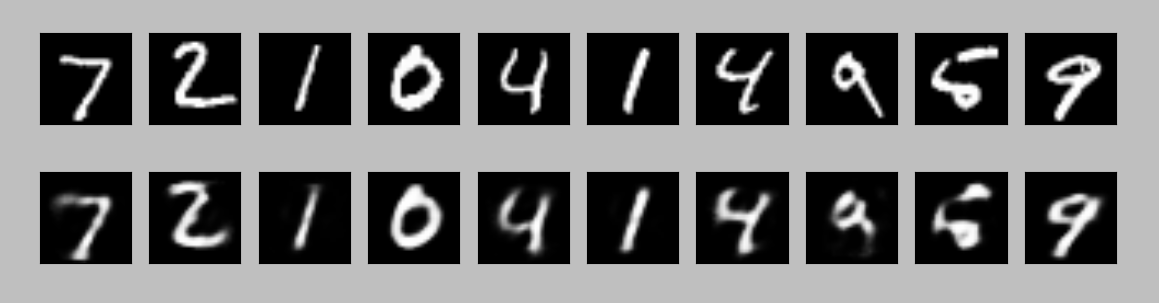

Generate this figure with Python:
#!/usr/bin/env python
# coding:utf8

import sys 
reload(sys)
sys.setdefaultencoding('utf8')

from keras.layers import Input, Dense
from keras.models import Model

# prepare our mnist data
from keras.datasets import mnist
import numpy as np
(x_train, _), (x_test, _) = mnist.load_data()
x_train = x_train.astype('float32') / 255.
x_test = x_test.astype('float32') / 255.
x_train = x_train.reshape((len(x_train), np.prod(x_train.shape[1:])))
x_test = x_test.reshape((len(x_test), np.prod(x_test.shape[1:])))
print x_train.shape
print x_test.shape

# this is the size of our encoded representations
origin_dim = 784
encoding_dim = 32  # 32 floats -> compression of factor 24.5, assuming the input is 784 floats

# this is our input placeholder
input_img = Input(shape=(origin_dim,))
# "encoded" is the encoded representation of the input
encoded = Dense(encoding_dim, activation='relu')(input_img)
# "decoded" is the lossy reconstruction of the input
decoded = Dense(origin_dim, activation='sigmoid')(encoded)
# this model maps an input to its reconstruction
autoencoder = Model(input=input_img, output=decoded)

# this model maps an input to its encoded representation
encoder = Model(input=input_img, output=encoded)

# create a placeholder for an encoded (32-dimensional) input
encoded_input = Input(shape=(encoding_dim,))
# retrieve the last layer of the autoencoder model
decoder_layer = autoencoder.layers[-1]
# create the decoder model
decoder = Model(input=encoded_input, output=decoder_layer(encoded_input))

autoencoder.compile(optimizer='adadelta', loss='binary_crossentropy')

# fit our autoencoder!
autoencoder.fit(x_train, x_train,
	nb_epoch=50,
	batch_size=256,
	shuffle=True,
	validation_data=(x_test, x_test))

# encode and decode some digits
# note that we take them from the *test* set
encoded_imgs = encoder.predict(x_test)
print 'sparsity: ', encoded_imgs.mean()
decoded_imgs = decoder.predict(encoded_imgs)

# use Matplotlib
import matplotlib.pyplot as plt

n = 10  # how many digits we will display
plt.figure(figsize=(20, 4))
for i in range(n):
    # display original
    ax = plt.subplot(2, n, i + 1)
    plt.imshow(x_test[i].reshape(28, 28))
    plt.gray()
    ax.get_xaxis().set_visible(False)
    ax.get_yaxis().set_visible(False)

    # display reconstruction
    ax = plt.subplot(2, n, i + 1 + n)
    plt.imshow(decoded_imgs[i].reshape(28, 28))
    plt.gray()
    ax.get_xaxis().set_visible(False)
    ax.get_yaxis().set_visible(False)
plt.show()
